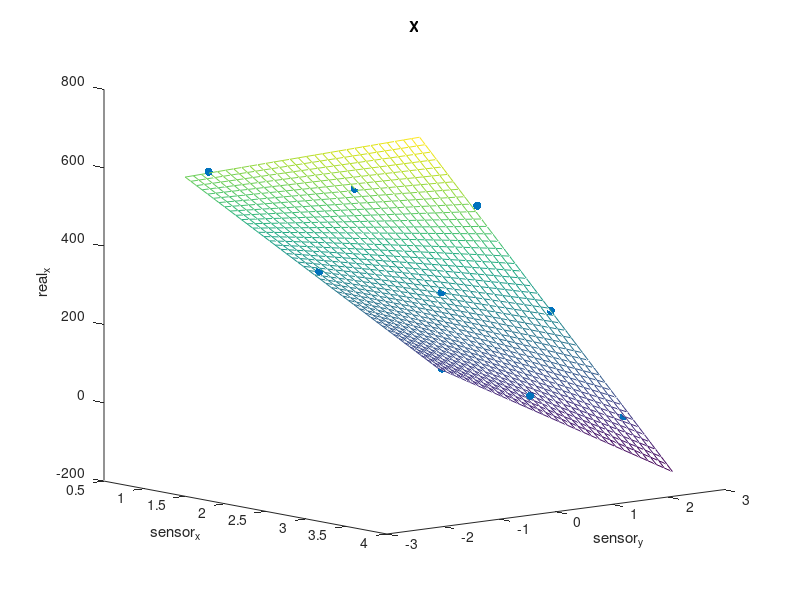
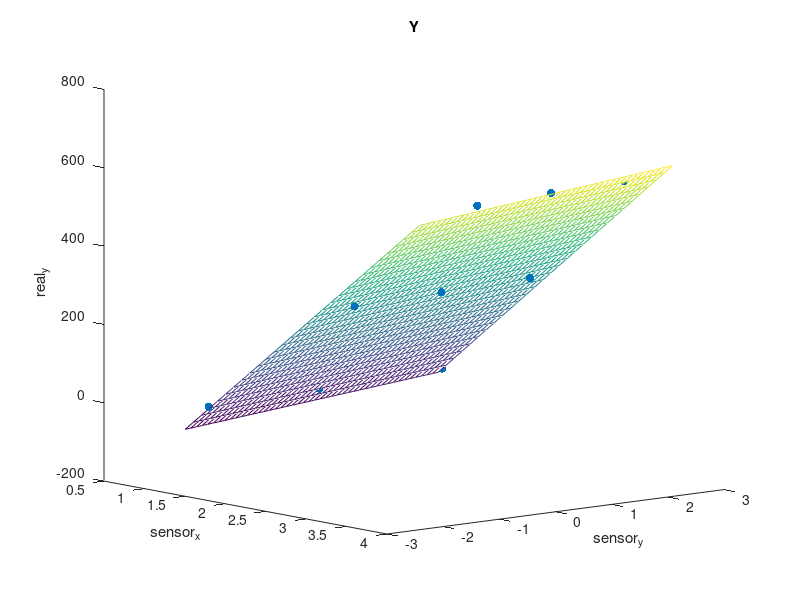

MATLAB code to generate these figures, in order:
% This script calculates and visualises the coefficients to a multiple 
% regression model for calibrating a sensor coordinate system to a known 
% real coordinate system, where
% real_x = bx(1) + bx(2)*sensor_x + bx(3)*sensor_y + bx(4)*sensor_x.*sensor_y;
% real_y = by(1) + by(2)*sensor_x + by(3)*sensor_y + by(4)*sensor_x.*sensor_y;


% Linear coordinate transform
sensor_x = [3.67,3.77,3.88,2.4,2.5,2.6,0.9,1.06,1.19]';
sensor_y = [1.69,0.25,-1.22,1.85,0.13,-1.56,2.44,0.025,-2.13]'; 
real_x = [0,300,600,0,300,600,0,300,600]';
real_y = [600,600,600,300,300,300,0,0,0]';


X = [ones(size(sensor_x)) sensor_x sensor_y sensor_x.*sensor_y];

% Regression for real x
bx = regress(real_x,X);    % Removes NaN data
figure();hold on;
scatter3(sensor_x,sensor_y,real_x,'filled')
title("X")
sensor_xfit = min(sensor_x):0.1:max(sensor_x);
sensor_yfit = min(sensor_y):0.1:max(sensor_y);
[sensor_xFIT,sensor_yFIT] = meshgrid(sensor_xfit,sensor_yfit);
XFIT = bx(1) + bx(2)*sensor_xFIT + bx(3)*sensor_yFIT + bx(4)*sensor_xFIT.*sensor_yFIT;
mesh(sensor_xFIT,sensor_yFIT,XFIT)
xlabel('sensor_x')
ylabel('sensor_y')
zlabel('real_x')
view(50,10)
hold off

% Regression for real y
by = regress(real_y,X);    % Removes NaN data
figure();hold on;
scatter3(sensor_x,sensor_y,real_y,'filled')
title("Y")
sensor_xfit = min(sensor_x):0.1:max(sensor_x);
sensor_yfit = min(sensor_y):0.1:max(sensor_y);
[sensor_xFIT,sensor_yFIT] = meshgrid(sensor_xfit,sensor_yfit);
YFIT = by(1) + by(2)*sensor_xFIT + by(3)*sensor_yFIT + by(4)*sensor_xFIT.*sensor_yFIT;
mesh(sensor_xFIT,sensor_yFIT,YFIT)
xlabel('sensor_x')
ylabel('sensor_y')
zlabel('real_y')
view(50,10)
hold off